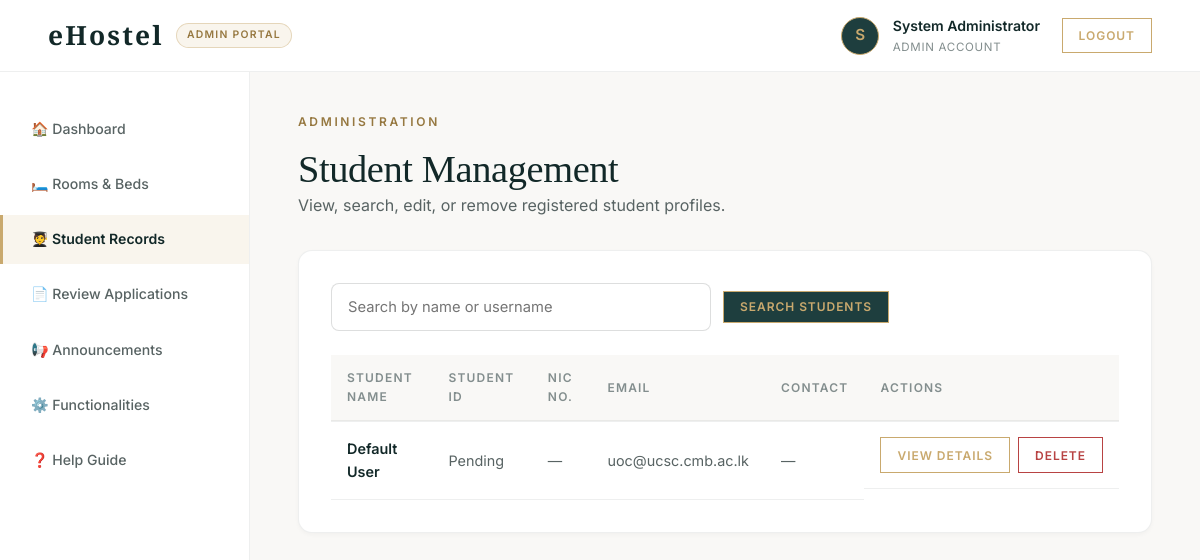
Page /admin/manage_students.php (signed in) on the committed database.
### tables this page shows
CREATE TABLE IF NOT EXISTS users (
    user_id           INT AUTO_INCREMENT PRIMARY KEY,
    username          VARCHAR(50)  NOT NULL UNIQUE,
    password          VARCHAR(255) NOT NULL,
    role              ENUM('admin','student') NOT NULL DEFAULT 'student',
    full_name         VARCHAR(100) NOT NULL,
    email             VARCHAR(100),
    contact_no        VARCHAR(20),
    nic_no            VARCHAR(20) UNIQUE,
    address           VARCHAR(255),
    student_id        VARCHAR(20) UNIQUE,
    academic_year     VARCHAR(20),
    gender            ENUM('Male','Female','Other'),
    date_of_birth     DATE,
    degree_program    VARCHAR(100),
    created_at        TIMESTAMP DEFAULT CURRENT_TIMESTAMP
);

### includes/auth.php (called while the page is built, shortened)
<?php
function h($str) {
    return htmlspecialchars($str ?? '', ENT_QUOTES, 'UTF-8');
}

### admin/manage_students.php (the view, shortened to what this page needs)
<?php
require_once __DIR__ . '/../includes/auth.php';
require_once __DIR__ . '/../config/db.php';
$search = trim($_GET['q'] ?? '');
if ($search !== '') {
    $like = "%$search%";
    $stmt = mysqli_prepare($conn, "SELECT * FROM users WHERE role='student' AND (full_name LIKE ? OR username LIKE ?) ORDER BY full_name");
    mysqli_stmt_bind_param($stmt, "ss", $like, $like);
    mysqli_stmt_execute($stmt);
    $students = mysqli_stmt_get_result($stmt);
} else {
    $students = mysqli_query($conn, "SELECT * FROM users WHERE role='student' ORDER BY full_name");
}
?>
<!DOCTYPE html>
<html lang="en">
<head>
<link rel="stylesheet" href="../css/style.css?v=20260729">
</head>
<body>
<?php include __DIR__ . '/../includes/sidebar.php'; ?>
<div class="page-header">
    <div>
        <span class="section-label">ADMINISTRATION</span>
        <h1 class="serif-heading" style="font-size:2.4rem;">Student Management</h1>
        <p>View, search, edit, or remove registered student profiles.</p>
    </div>
</div>
<div class="card">
    <form method="GET" action="manage_students.php" style="display:flex;gap:0.75rem;margin-bottom:1.5rem;flex-wrap:wrap;align-items:center;">
        <input type="text" name="q" class="input-luxury" placeholder="Search by name or username" value="<?= h($search) ?>" style="max-width:380px;">
        <button type="submit" class="btn btn-luxury btn-filled btn-sm">Search Students</button>
    </form>
    <table>
        <thead>
            <tr>
                <th>Student Name</th>
                <th>Student ID</th>
                <th>NIC No.</th>
                <th>Email</th>
                <th>Contact</th>
                <th>Actions</th>
            </tr>
        </thead>
        <tbody>
        <?php if (mysqli_num_rows($students) > 0): while ($s = mysqli_fetch_assoc($students)): ?>
            <tr>
                <td style="font-weight:600;color:var(--primary-dark);"><?= h($s['full_name']) ?></td>
                <td><?= h($s['student_id'] ?: 'Pending') ?></td>
                <td><?= h($s['nic_no'] ?: '—') ?></td>
                <td><?= h($s['email'] ?: '—') ?></td>
                <td><?= h($s['contact_no'] ?: '—') ?></td>
                <td style="display:flex;gap:0.5rem;">
                    <a class="btn btn-sm btn-outline" href="student_detail.php?id=<?= $s['user_id'] ?>">View Details</a>
                    <a class="btn btn-sm btn-danger" href="manage_students.php?delete=<?= $s['user_id'] ?>" onclick="return confirm('Permanently delete this student record?')">Delete</a>
                </td>
            </tr>
        <?php endwhile; else: ?>
            <tr><td colspan="6" class="empty-state">No student records found.</td></tr>
        <?php endif; ?>
        </tbody>
    </table>
</div>
<?php include __DIR__ . '/../includes/sidebar_close.php'; ?>
</body>
</html>

### rows in the picture
users: full_name "Default User", student "Pending", nic_no "—", email "uoc@ucsc.cmb.ac.lk", contact_no "—"

### other values in the picture
$role "ADMIN"
substr($_SESSION['full_name'] ?? 'U', 0, 1) "S"
$_SESSION['full_name'] "System Administrator"
